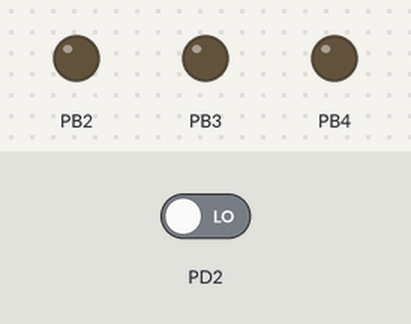
A program run on a simulated ATmega328P, built with avr-gcc and emulated at 16 MHz. On the bench: output pins drawn as LEDs (lit = HIGH). Inputs (shaded band) come from the test bench; at power-on: PD2 LOW.

Above: at 1.2 s.
1.3 s: PD2 driven HIGH
At 1.8 s:
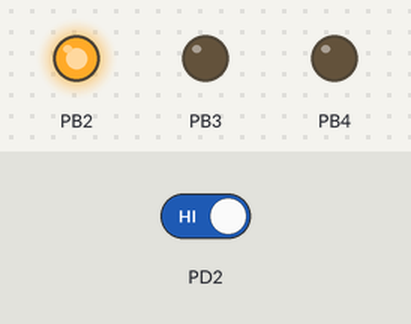
At 4.5 s:
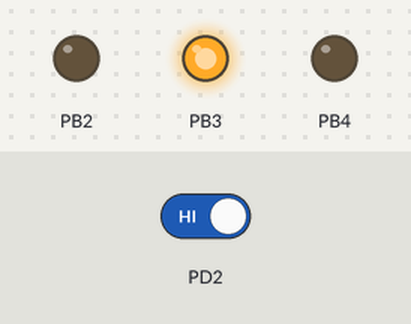
Timing chart, 0 to 9.4 s (numbered marks = the images above; inputs shaded):
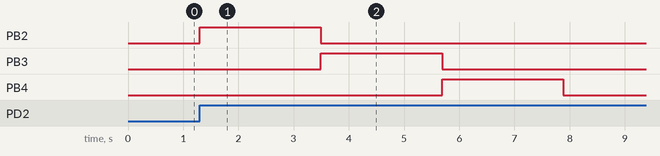

The program:

main.c
```c
/*
 * Task2.c
 *
 * Created: 13/10/2022 15:37:36
 * Author : Mario
 */

#include <avr/io.h>
#include <avr/interrupt.h>
#define F_CPU 16000000UL
// Debouncing switch circuit has been implemented (Clock pin held low - pulse high)

int main ()
{
	DDRB = (1 << 2)|(1 << 3)|(1 << 4); //PB2, PB3 and PB4 as an output
	EIMSK = (1 << INT0); //enable external interrupt 0
	EICRA = 0x03; //make INTO rising edge triggered
	sei (); //enable interrupts
	while (1){
			}; //wait here
}
ISR (INT0_vect) //ISR for external interrupt 0
{
	PORTB |= (1 << 2); //toggle PORTB.2
	delay_ms(); //wait 1 sec
	PORTB &= ~(1 << 2); //untoggle PORTB.2
	PORTB |= (1 << 3); //toggle PORTB.3
	delay_ms(); //wait 1 sec
	PORTB &= ~(1 << 3); //untoggle PORTB.3
	PORTB |= (1 << 4); //toggle PORTB.4
	delay_ms(); //wait 1 sec
	PORTB &= ~(1 << 4); //untoggle PORTB.4
}

void delay_ms()
{
	// 16MHz (Because we use timer 1, 16 bits) /1024 (Because we are going to use the prescaler of timer 1)
	// 16MHz/1024 = 15625 (Cycles in a s)
	//1/15625=0.000064 (T=1/f)
	//(M+f) => (14+7)*100 = 2s of delay
	//2/0.000064 = 31250 (clock cycles to make 2s)
	//2^16 = 65536 (clock is 16, that means 655396 bites)
	//65536-31250 = 34286 (Start number for the counter)

	OCR1A = 34286; //2s delay
	TCCR1A = 0x00; //normal mode but operating CTC?0
	TCCR1B = (1<<CS12)|(1<<CS10); //set the prescaler as 1024
	while((TIFR1 &(1<<OCF1A))==0) //wait till the timer overflows flag is SET
	{
	}
	TCCR1B = 0x00; // Turn off clock1
	TCNT1 = 0; //Reset counter
	TIFR1 |= 1<<OCF1A; //Clear time overflow flag


}
```

Measured:
- after the input at 1.3 s, PB2: LOW → HIGH at once, → LOW 2.2 s later; PB3: LOW → HIGH after 2.2 s, → LOW 2.2 s later; PB4: LOW → HIGH after 4.4 s, → LOW 2.2 s later
